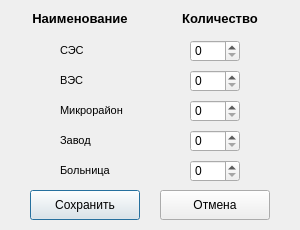
<?xml version="1.0" encoding="UTF-8"?>
<ui version="4.0">
 <class>Dialog</class>
 <widget class="QDialog" name="Dialog">
  <property name="geometry">
   <rect>
    <x>0</x>
    <y>0</y>
    <width>300</width>
    <height>230</height>
   </rect>
  </property>
  <property name="windowTitle">
   <string>Dialog</string>
  </property>
  <widget class="QLabel" name="lbl_wind">
   <property name="geometry">
    <rect>
     <x>60</x>
     <y>70</y>
     <width>80</width>
     <height>20</height>
    </rect>
   </property>
   <property name="font">
    <font>
     <pointsize>8</pointsize>
    </font>
   </property>
   <property name="text">
    <string>ВЭС</string>
   </property>
  </widget>
  <widget class="QLabel" name="lbl_house">
   <property name="geometry">
    <rect>
     <x>60</x>
     <y>100</y>
     <width>100</width>
     <height>20</height>
    </rect>
   </property>
   <property name="font">
    <font>
     <pointsize>8</pointsize>
    </font>
   </property>
   <property name="text">
    <string>Микрорайон</string>
   </property>
  </widget>
  <widget class="QLabel" name="lbl_factory">
   <property name="geometry">
    <rect>
     <x>60</x>
     <y>130</y>
     <width>80</width>
     <height>20</height>
    </rect>
   </property>
   <property name="font">
    <font>
     <pointsize>8</pointsize>
    </font>
   </property>
   <property name="text">
    <string>Завод</string>
   </property>
  </widget>
  <widget class="QLabel" name="lbl_hospital">
   <property name="geometry">
    <rect>
     <x>60</x>
     <y>160</y>
     <width>80</width>
     <height>20</height>
    </rect>
   </property>
   <property name="font">
    <font>
     <pointsize>8</pointsize>
    </font>
   </property>
   <property name="text">
    <string>Больница</string>
   </property>
  </widget>
  <widget class="QLabel" name="lbl_sun">
   <property name="geometry">
    <rect>
     <x>60</x>
     <y>40</y>
     <width>80</width>
     <height>20</height>
    </rect>
   </property>
   <property name="font">
    <font>
     <pointsize>8</pointsize>
    </font>
   </property>
   <property name="text">
    <string>СЭС</string>
   </property>
  </widget>
  <widget class="QPushButton" name="btn_accept">
   <property name="geometry">
    <rect>
     <x>30</x>
     <y>190</y>
     <width>110</width>
     <height>30</height>
    </rect>
   </property>
   <property name="text">
    <string>Сохранить</string>
   </property>
  </widget>
  <widget class="QPushButton" name="btn_cancel">
   <property name="geometry">
    <rect>
     <x>160</x>
     <y>190</y>
     <width>110</width>
     <height>30</height>
    </rect>
   </property>
   <property name="text">
    <string>Отмена</string>
   </property>
  </widget>
  <widget class="QSpinBox" name="spinbox_sun">
   <property name="geometry">
    <rect>
     <x>190</x>
     <y>40</y>
     <width>50</width>
     <height>22</height>
    </rect>
   </property>
  </widget>
  <widget class="QSpinBox" name="spinbox_wind">
   <property name="geometry">
    <rect>
     <x>190</x>
     <y>70</y>
     <width>50</width>
     <height>22</height>
    </rect>
   </property>
  </widget>
  <widget class="QSpinBox" name="spinbox_house">
   <property name="geometry">
    <rect>
     <x>190</x>
     <y>100</y>
     <width>50</width>
     <height>22</height>
    </rect>
   </property>
  </widget>
  <widget class="QSpinBox" name="spinbox_factory">
   <property name="geometry">
    <rect>
     <x>190</x>
     <y>130</y>
     <width>50</width>
     <height>22</height>
    </rect>
   </property>
  </widget>
  <widget class="QSpinBox" name="spinbox_hospital">
   <property name="geometry">
    <rect>
     <x>190</x>
     <y>160</y>
     <width>50</width>
     <height>22</height>
    </rect>
   </property>
  </widget>
  <widget class="QLabel" name="lbl_name">
   <property name="geometry">
    <rect>
     <x>10</x>
     <y>10</y>
     <width>140</width>
     <height>16</height>
    </rect>
   </property>
   <property name="font">
    <font>
     <pointsize>10</pointsize>
     <weight>75</weight>
     <bold>true</bold>
    </font>
   </property>
   <property name="text">
    <string>Наименование</string>
   </property>
   <property name="alignment">
    <set>Qt::AlignCenter</set>
   </property>
  </widget>
  <widget class="QLabel" name="lbl_cnt">
   <property name="geometry">
    <rect>
     <x>150</x>
     <y>10</y>
     <width>140</width>
     <height>16</height>
    </rect>
   </property>
   <property name="font">
    <font>
     <pointsize>10</pointsize>
     <weight>75</weight>
     <bold>true</bold>
    </font>
   </property>
   <property name="text">
    <string>Количество</string>
   </property>
   <property name="alignment">
    <set>Qt::AlignCenter</set>
   </property>
  </widget>
 </widget>
 <resources/>
 <connections/>
</ui>
